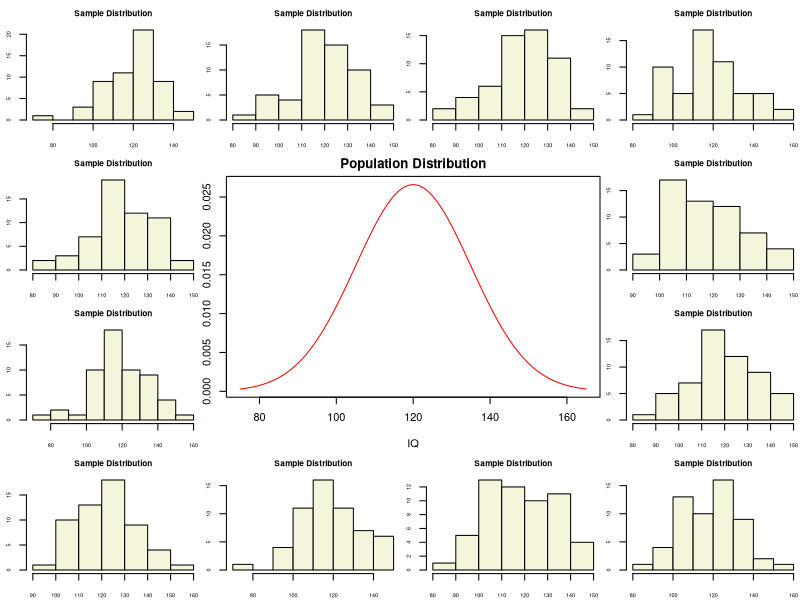
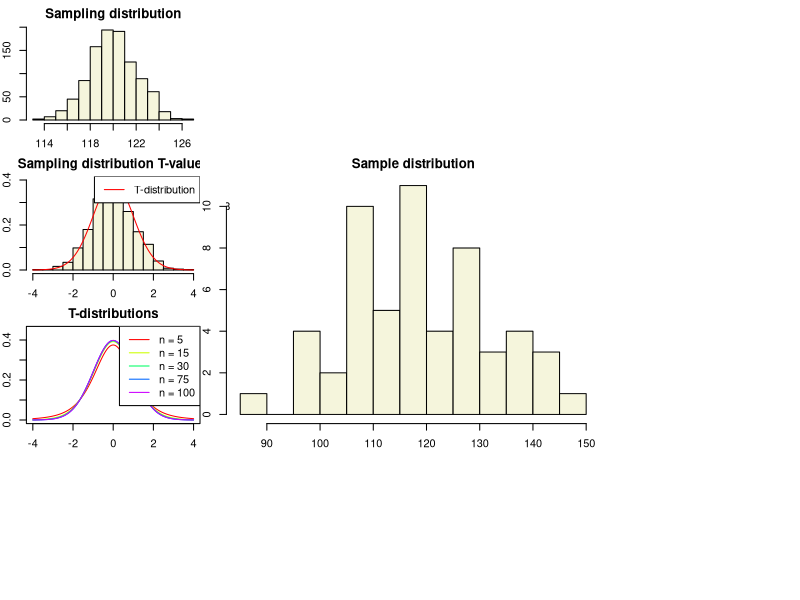
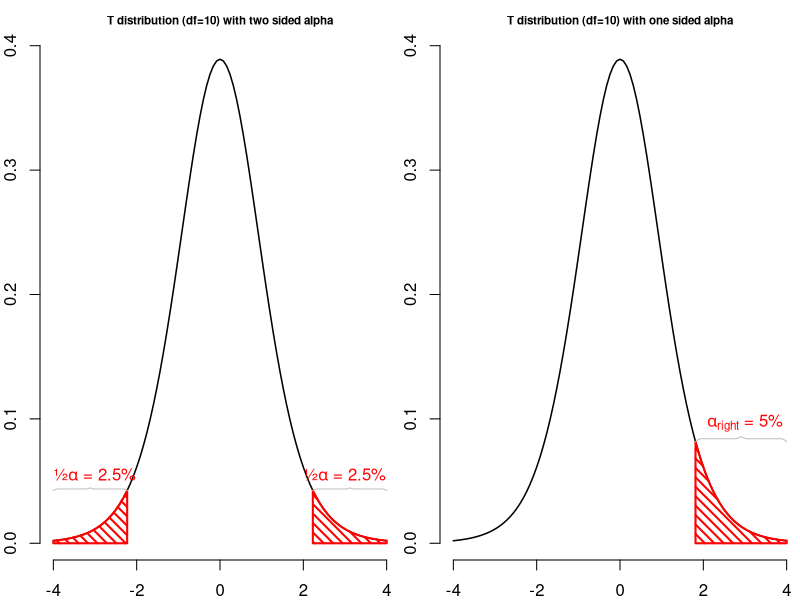
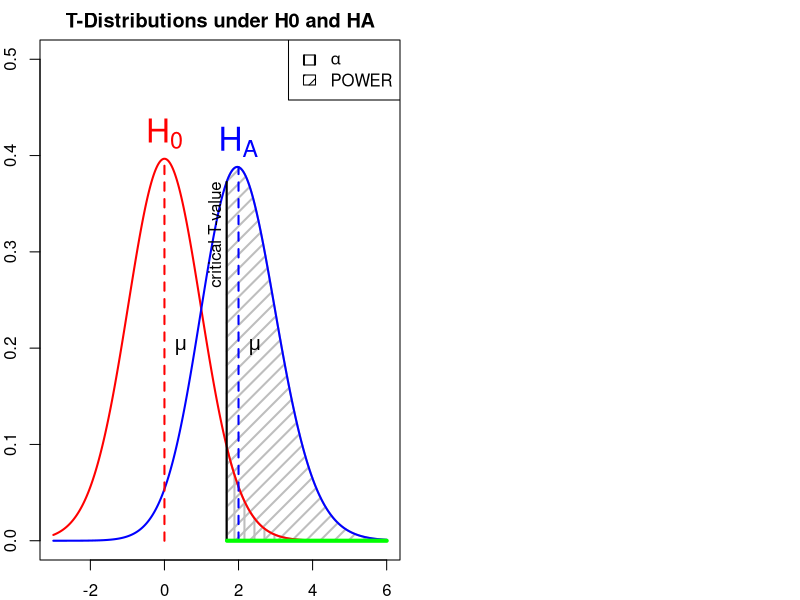

The R script that drew these images, in order:
## ---- chunk 1
#| output-location: slide
#| code-line-numbers: "3-4|6-7|14"

layout(matrix(c(2:6,1,1,7:8,1,1,9:13), 4, 4))

n  = 56    # Sample size
df = n - 1 # Degrees of freedom

mu    = 120
sigma = 15

IQ = seq(mu-45, mu+45, 1)

par(mar=c(4,2,2,0))  
plot(IQ, dnorm(IQ, mean = mu, sd = sigma), type='l', col="red", main = "Population Distribution")

n.samples = 12

for(i in 1:n.samples) {
  
  par(mar=c(2,2,2,0))  
  hist(rnorm(n, mu, sigma), main="Sample Distribution", cex.axis=.5, col="beige", cex.main = .75)
  
}
## ---- chunk 2
x = rnorm(n, mu, sigma); x
## ---- chunk 3
#| output-location: slide
hist(x, main = "Sample distribution", col = "beige", breaks = 15)
text(80, 10, round(mean(x),2))
## ---- chunk 4
#| code-line-numbers: "1|6|7-8"

n.samples     = 1000
mean.x.values = vector()
sd.x.values   = vector()
se.x.values   = vector()

for(i in 1:n.samples) {
  x = rnorm(n, mu, sigma)
  mean.x.values[i] = mean(x)
  se.x.values[i]   = (sd(x) / sqrt(n))
  sd.x.values[i]   = sd(x)
}
## ---- chunk 5
head(cbind(mean.x.values, se.x.values))
## ---- chunk 6
#| output-location: slide

hist(mean.x.values, 
     col  = "beige", 
     main = "Sampling distribution", 
     xlab = "all sample means")
## ---- chunk 7
t = (mean(x) - mu) / (sd(x) / sqrt(n))
t
## ---- chunk 8
t.values = (mean.x.values - mu) / se.x.values
## ---- chunk 9
tail(cbind(mean.x.values, mu, se.x.values, t.values))
## ---- chunk 10
#| output-location: slide

hist(t.values, 
     freq = F, 
     main = "Sampling distribution T-values", 
     xlab = "T-values",
     col  = "beige",
     ylim = c(0, .4))
T = seq(-4, 4, .01)
lines(T, dt(T,df), col = "red")
legend("topright", lty = 1, col="red", legend = "T-distribution")
## ---- chunk 11
multiple.n  = c(5, 15, 30, 75, 100)
multiple.df = multiple.n - 1
col         = rainbow(length(multiple.df))

plot(T,  dt(T, multiple.df[1]), type = "l", 
     xlim = c(-4,4), ylim = c(0,.45), 
     xlab = "T", ylab="density", 
     col = col[1], main="T-distributions" )

for(i in 2:length(multiple.df)) { 
  
  lines(T, dt(T, multiple.df[i]), type="l", col=col[i])
  } 
legend("topright", legend = paste("n =",multiple.n), lty=1, col = col)
## ---- chunk 12
layout(matrix(1:2, 1, 2))


plot(function(x) dt(x, df = 10), -4, 4,
     main="T distribution (df=10) with two sided alpha",
     cex.main = .7,
     xlab="T-value",
     ylab="",
     bty="n",
     lwd=1.5)
     
t = 2

p = pt(1,10)

alpha_r = 1-p


# add p-value
#pol_left = seq(-4,-t,length=20)
#polygon(c(pol_left,rev(pol_left)),  c(rep(0,20), dt( rev(pol_left),  df = 10)), col="red", angle=45, density=15, lwd=2)
#pol_right = seq(4,t,length=20)
#polygon(c(pol_right,rev(pol_right)),c(rep(0,20), dt( rev(pol_right), df = 10)), col="red", angle=45, density=15, lwd=2)

# add alpha

tp95  = qt(.95,10)
tp975 = qt(.975,10)
tp25  = qt(.025,10)

pol_left = seq(-4,tp25,length=20)
polygon(c(pol_left,rev(pol_left)),  c(rep(0,20), dt( rev(pol_left),  df = 10)), col="red", angle=-45, density=15, lwd=2)

pol_left = seq(tp975,4,length=20)
polygon(c(pol_left,rev(pol_left)),  c(rep(0,20), dt( rev(pol_left),  df = 10)), col="red", angle=-45, density=15, lwd=2)

# label alpha
text(-3,dt(tp25 , df = 10),expression(paste("½",alpha       ," = 2.5%",sep="")),pos=3, col='red')
text( 3,dt(tp975, df = 10),expression(paste("½",alpha       ," = 2.5%",sep="")),pos=3, col='red')

xbracket = seq(-4,tp25,length=39)
ybracket = dt(tp25 , df = 10)*c(c(1,1.02),rep(1.03,16),c(1.04,1.05,1.04),rep(1.03,16),c(1.02,1))
lines(xbracket,ybracket,col="gray")

xbracket = seq(tp975, 4,length=39)
ybracket = dt(tp975 , df = 10)*c(c(1,1.02),rep(1.03,16),c(1.04,1.05,1.04),rep(1.03,16),c(1.02,1))
lines(xbracket,ybracket,col="gray")

#text(-4.2,.38,expression(paste("2 sided: P = ",P[left] + P[right]," = 7.34%")),pos=4)

plot(function(x) dt(x, df = 10), -4, 4,
     main="T distribution (df=10) with one sided alpha",
     cex.main = .7,
     xlab="T-value",
     ylab="",
     bty="n", 
     lwd=1.5)

pol_left = seq(tp95,4,length=20)
polygon(c(pol_left,rev(pol_left)),  c(rep(0,20), dt( rev(pol_left),  df = 10)), col="red", angle=-45, density=15, lwd=2)

# label alpha
text( 3,dt(tp95 , df = 10),expression(paste(    alpha[right]," = 5%"  ,sep="")),pos=3, col='red')

# add p-value
#pol_left = seq(-4,-t,length=20)
#polygon(c(pol_left,rev(pol_left)),  c(rep(0,20), dt( rev(pol_left),  df = 10)), col="red", angle=45, density=15, lwd=2)
#pol_right = seq(4,t,length=20)
#polygon(c(pol_right,rev(pol_right)),c(rep(0,20), dt( rev(pol_right), df = 10)), col="red", angle=45, density=15, lwd=2)

#text((-4+tp25)/2,dt(tp25  , df = 10),"{",srt=-90,col="grey")
#text( (4+tp975)/2,dt(tp975, df = 10),"{",srt=-90,col="grey")
#text( (4+tp95)/2,dt(tp95  , df = 10),"{",srt=-90,col="grey")

# label p-values
#text(-t,.01,expression(P[left] ),pos=2,col="red")
#text( t,.01,expression(P[right]),pos=4,col="red")

#text(-t-.1,dt(-t, df = 10)+.003,"T")
#text( t+.1,dt( t, df = 10)+.003,"T")


# text(-4.2,.38 ,"1 sided: P/2 = 3.67%",pos=4)

## 1%   T = 1.81246
## .95% T = 2.228

#polygon(c(0,1,1,0),c(0,0,.3,.3))

pol_left = seq(-4,-t,length=20)

xbracket = seq(tp95,4,length=39)
ybracket = dt(tp95 , df = 10)*c(c(1,1.02),rep(1.03,16),c(1.04,1.05,1.04),rep(1.03,16),c(1.02,1))
lines(xbracket,ybracket,col="gray")
## ---- chunk 13
#| output-location: slide

T = seq(-3,6,.01)
N = 45
E = 2

# Set plot
plot(0,0,
     type = "n",
     ylab = "Density",
     xlab = "T",
     ylim = c(0,.5),
     xlim = c(-3,6),
     main = "T-Distributions under H0 and HA")

critical_t = qt(.05,N-1,lower.tail=FALSE)

# Alpha
range_x = seq(critical_t,6,.01)
polygon(c(range_x,rev(range_x)),
        c(range_x*0,rev(dt(range_x,N-1,ncp=0))),
        col     = "grey",
        density = 10,
        angle   = 90,
        lwd     = 2)

# Power
range_x = seq(critical_t,6,.01)
polygon(c(range_x,rev(range_x)),
        c(range_x*0,rev(dt(range_x,N-1,ncp=E))),
        col     = "grey",
        density = 10,
        angle   = 45,
        lwd     = 2)

lines(T,dt(T,N-1,ncp=0),col="red", lwd=2) # H0 line
lines(T,dt(T,N-1,ncp=E),col="blue",lwd=2) # HA line

# Critical value
lines(rep(critical_t,2),c(0,dt(critical_t,N-1,ncp=E)),lwd=2,col="black")
text(critical_t,dt(critical_t,N-1,ncp=E),"critical T-value",pos=2, srt = 90)

# H0 and HA
text(0,dt(0,N-1,ncp=0),expression(H[0]),pos=3,col="red", cex=2)
text(E,dt(E,N-1,ncp=E),expression(H[A]),pos=3,col="blue",cex=2)

# Mu H0 line
lines(c(0,0),c(0,dt(0,N-1)), col="red",  lwd=2,lty=2)
text(0,dt(0,N-1,ncp=0)/2,expression(mu),pos=4,cex=1.2)
# Mu HA line
lines(c(E,E),c(0,dt(E,N-1,ncp=E)),col="blue",lwd=2,lty=2)
text(E,dt(0,N-1,ncp=0)/2,expression(paste(mu)),pos=4,cex=1.2)

# t-value
lines( c(critical_t+.01,6),c(0,0),col="green",lwd=4)

# Legend
legend("topright", c(expression(alpha),'POWER'),density=c(10,10),angle=c(90,45))
